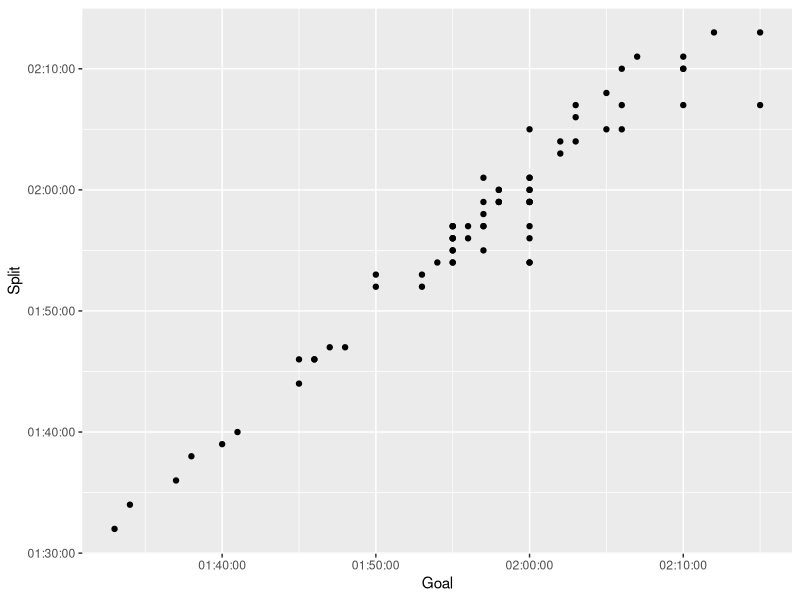

Write the R code that produced this figure. (Note: this script raises an error after producing the figure.)
## ---- chunk 1
library(readr)
library(tidyverse)
library(ggplot2)
crew2k <- read_csv("keelinjoyce/rowing/crew2k.csv")
crew6k <- read_csv("keelinjoyce/rowing/crew6k.csv")
erg_df <- read_csv("keelinjoyce/rowing/erg_df.csv")
## ---- chunk 2
ggplot(data = crew6k, aes(x = Goal, y = Split)) +
  geom_point()

crew6k <- crew6k |> filter(Date == "6-Feb" | Date == "27-Feb") |> 
  mutate(Piece = factor(Piece)) |>
  group_by(ID) |>
  mutate(n = n()) |>
  filter(n == 2)

crew6k_goals <- crew6k |> mutate(Diff = as.numeric((Split - Goal)/ 60)) |>
  mutate(Change = case_when(Diff > 0 ~ "overachieved",
                            Diff < 0 ~ "underachieved",
                            Diff == 0 ~ "met goal")) |>
  ungroup() |>
  count(Change)

ggplot(data = crew6k_goals, aes(x = Change, y = Split)) +
  geom_violin()
## ---- chunk 3
crew2k_work <- crew2k |> 
  filter(Date == "17-Mar" | Date == "12-Feb" | Date == "16-Feb" | Date == "18-Mar") |> 
  group_by(ID) |>
  mutate(n = n()) |>
  filter(n == 2) |>
  mutate(test = if_else(Date == "12-Feb" | Date == "16-Feb",
                          true = "first",
                          false = "second"))|>
  mutate(Time = factor(Time))

crew2k |> filter(Date == "17-Mar" | Date == "18-Mar") |>
  mutate(Diff = as.numeric((Split - Goal)/ 60)) |>
  mutate(Change = case_when(Diff > 0 ~ "overachieved",
                            Diff < 0 ~ "underachieved",
                            Diff == 0 ~ "met goal")) |>
  group_by(Change, Sex) |>
  summarise(n())

ggplot(data = crew2k_work, aes(x = test, y = Split)) +
  geom_point(aes(colour = Sex)) 


crew2k_goals <- crew2k |> mutate(Diff = as.numeric((Split - Goal)/ 60)) |>
  mutate(Change = case_when(
                            Diff < 0 ~ "did not meet goal",
                            Diff >= 0 ~ "met goal"))
  
## 32 overachieved out of 71
prop.test(x = 32, n = 71, p = 0.5, 
                 correct = FALSE)

ggplot(data = crew2k_goals, aes(x = Change, y = Split)) +
  geom_jitter(width = 0.2)
## ---- chunk 4
erg_conf <- erg_df |>
  filter((Sex != 1 | Trial != 1))|> 
  ## getting rid of men's first, goals are not available
  mutate(Diff = as.numeric((Split - Goal)/ 60)) |>
  mutate(Change = case_when(
                            Diff < 0 ~ "did not meet goal",
                            Diff >= 0 ~ "met goal")) |>
  group_by(Change) |>
  summarise(n())

prop.test(x = 22, n = 104, p = 0.5, 
                 correct = FALSE)

ggplot(data = erg_conf, aes(x = Change, y = Split)) +
  geom_jitter(width = 0.2, aes(colour = Trial)) +
  scale_colour_viridis_c()

rowplot <- ggplot(crew2k_goals, aes(x = Goal, y = Split)) +
  geom_point(size = 3, aes(colour = Change)) +
  scale_colour_manual(values = c(
    "did not meet goal" = "#fcbbb1",
    "met goal" = "#d55353")) +
  theme_minimal()

ggsave("rowplot.png", rowplot)

rowplot <- ggplot(crew2k_goals, aes(x = Goal, y = Diff)) +
  geom_point(size = 3, aes(colour = Change)) +
    scale_colour_manual(values = c(
    "did not meet goal" = "#fcbbb1",
    "met goal" = "#d55353")) +
  geom_line(y = 0, colour = "#d55353") +
  labs(title = "Difference between Achieved Split and Goal", x = "Goal Split per 500 meters", y = "Difference (in seconds)", colour = "Athletes who:") +
  theme_minimal()
